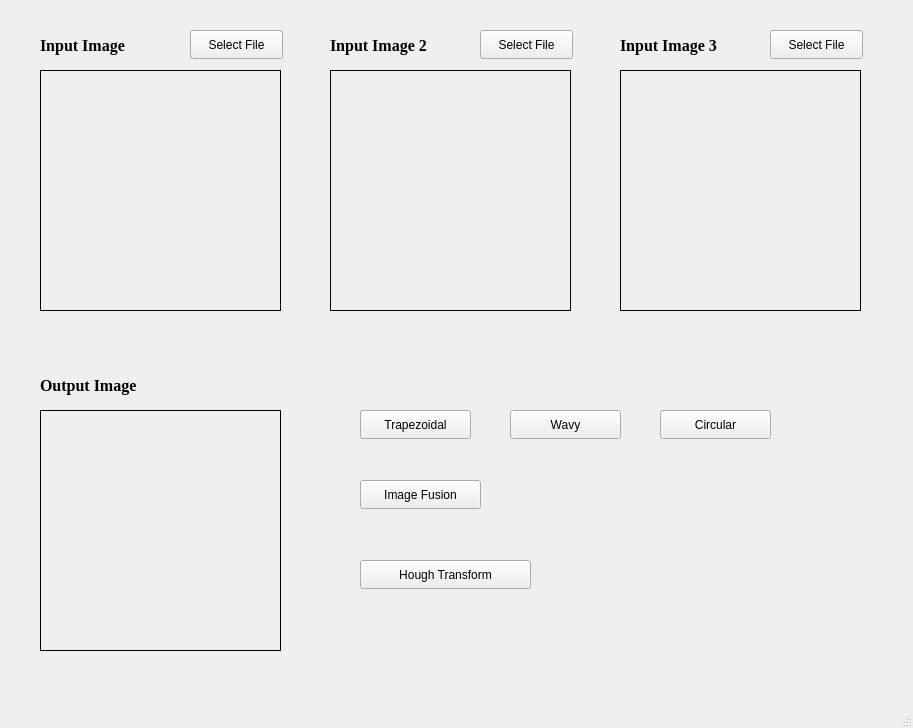
<?xml version="1.0" encoding="UTF-8"?>
<ui version="4.0">
 <class>MainWindow</class>
 <widget class="QMainWindow" name="MainWindow">
  <property name="geometry">
   <rect>
    <x>0</x>
    <y>0</y>
    <width>913</width>
    <height>728</height>
   </rect>
  </property>
  <property name="windowTitle">
   <string>MainWindow</string>
  </property>
  <widget class="QWidget" name="centralwidget">
   <widget class="QLabel" name="input">
    <property name="geometry">
     <rect>
      <x>40</x>
      <y>70</y>
      <width>241</width>
      <height>241</height>
     </rect>
    </property>
    <property name="frameShape">
     <enum>QFrame::Box</enum>
    </property>
    <property name="text">
     <string/>
    </property>
   </widget>
   <widget class="QLabel" name="output">
    <property name="geometry">
     <rect>
      <x>40</x>
      <y>410</y>
      <width>241</width>
      <height>241</height>
     </rect>
    </property>
    <property name="frameShape">
     <enum>QFrame::Box</enum>
    </property>
    <property name="text">
     <string/>
    </property>
   </widget>
   <widget class="QLabel" name="label_3">
    <property name="geometry">
     <rect>
      <x>40</x>
      <y>30</y>
      <width>111</width>
      <height>31</height>
     </rect>
    </property>
    <property name="font">
     <font>
      <family>Times New Roman</family>
      <pointsize>12</pointsize>
      <bold>true</bold>
     </font>
    </property>
    <property name="text">
     <string>Input Image</string>
    </property>
   </widget>
   <widget class="QLabel" name="label_4">
    <property name="geometry">
     <rect>
      <x>40</x>
      <y>370</y>
      <width>121</width>
      <height>31</height>
     </rect>
    </property>
    <property name="font">
     <font>
      <family>Times New Roman</family>
      <pointsize>12</pointsize>
      <bold>true</bold>
     </font>
    </property>
    <property name="text">
     <string>Output Image</string>
    </property>
   </widget>
   <widget class="QPushButton" name="pushButton">
    <property name="geometry">
     <rect>
      <x>190</x>
      <y>30</y>
      <width>93</width>
      <height>29</height>
     </rect>
    </property>
    <property name="text">
     <string>Select File</string>
    </property>
   </widget>
   <widget class="QPushButton" name="trapezoidal">
    <property name="geometry">
     <rect>
      <x>360</x>
      <y>410</y>
      <width>111</width>
      <height>29</height>
     </rect>
    </property>
    <property name="text">
     <string>Trapezoidal</string>
    </property>
   </widget>
   <widget class="QPushButton" name="wavy">
    <property name="geometry">
     <rect>
      <x>510</x>
      <y>410</y>
      <width>111</width>
      <height>29</height>
     </rect>
    </property>
    <property name="text">
     <string>Wavy</string>
    </property>
   </widget>
   <widget class="QPushButton" name="circular">
    <property name="geometry">
     <rect>
      <x>660</x>
      <y>410</y>
      <width>111</width>
      <height>29</height>
     </rect>
    </property>
    <property name="text">
     <string>Circular</string>
    </property>
   </widget>
   <widget class="QPushButton" name="pushButton_2">
    <property name="geometry">
     <rect>
      <x>480</x>
      <y>30</y>
      <width>93</width>
      <height>29</height>
     </rect>
    </property>
    <property name="text">
     <string>Select File</string>
    </property>
   </widget>
   <widget class="QLabel" name="label_5">
    <property name="geometry">
     <rect>
      <x>330</x>
      <y>30</y>
      <width>131</width>
      <height>31</height>
     </rect>
    </property>
    <property name="font">
     <font>
      <family>Times New Roman</family>
      <pointsize>12</pointsize>
      <bold>true</bold>
     </font>
    </property>
    <property name="text">
     <string>Input Image 2</string>
    </property>
   </widget>
   <widget class="QLabel" name="input_2">
    <property name="geometry">
     <rect>
      <x>330</x>
      <y>70</y>
      <width>241</width>
      <height>241</height>
     </rect>
    </property>
    <property name="frameShape">
     <enum>QFrame::Box</enum>
    </property>
    <property name="text">
     <string/>
    </property>
   </widget>
   <widget class="QPushButton" name="fusion">
    <property name="geometry">
     <rect>
      <x>360</x>
      <y>480</y>
      <width>121</width>
      <height>29</height>
     </rect>
    </property>
    <property name="text">
     <string>Image Fusion</string>
    </property>
   </widget>
   <widget class="QPushButton" name="hough">
    <property name="geometry">
     <rect>
      <x>360</x>
      <y>560</y>
      <width>171</width>
      <height>29</height>
     </rect>
    </property>
    <property name="text">
     <string>Hough Transform</string>
    </property>
   </widget>
   <widget class="QPushButton" name="pushButton_3">
    <property name="geometry">
     <rect>
      <x>770</x>
      <y>30</y>
      <width>93</width>
      <height>29</height>
     </rect>
    </property>
    <property name="text">
     <string>Select File</string>
    </property>
   </widget>
   <widget class="QLabel" name="input_3">
    <property name="geometry">
     <rect>
      <x>620</x>
      <y>70</y>
      <width>241</width>
      <height>241</height>
     </rect>
    </property>
    <property name="frameShape">
     <enum>QFrame::Box</enum>
    </property>
    <property name="text">
     <string/>
    </property>
   </widget>
   <widget class="QLabel" name="label_6">
    <property name="geometry">
     <rect>
      <x>620</x>
      <y>30</y>
      <width>131</width>
      <height>31</height>
     </rect>
    </property>
    <property name="font">
     <font>
      <family>Times New Roman</family>
      <pointsize>12</pointsize>
      <bold>true</bold>
     </font>
    </property>
    <property name="text">
     <string>Input Image 3</string>
    </property>
   </widget>
  </widget>
  <widget class="QMenuBar" name="menubar">
   <property name="geometry">
    <rect>
     <x>0</x>
     <y>0</y>
     <width>913</width>
     <height>26</height>
    </rect>
   </property>
  </widget>
  <widget class="QStatusBar" name="statusbar"/>
 </widget>
 <resources/>
 <connections/>
</ui>
